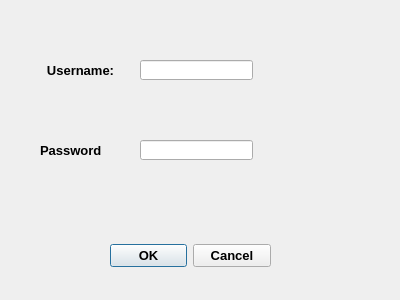
<?xml version="1.0" encoding="UTF-8"?>
<ui version="4.0">
 <class>Login</class>
 <widget class="QDialog" name="Login">
  <property name="geometry">
   <rect>
    <x>0</x>
    <y>0</y>
    <width>400</width>
    <height>300</height>
   </rect>
  </property>
  <property name="font">
   <font>
    <family>Segoe UI</family>
    <pointsize>10</pointsize>
    <weight>75</weight>
    <bold>true</bold>
   </font>
  </property>
  <property name="cursor">
   <cursorShape>ArrowCursor</cursorShape>
  </property>
  <property name="windowTitle">
   <string>Dialog</string>
  </property>
  <widget class="QDialogButtonBox" name="buttonBox">
   <property name="geometry">
    <rect>
     <x>110</x>
     <y>240</y>
     <width>161</width>
     <height>32</height>
    </rect>
   </property>
   <property name="orientation">
    <enum>Qt::Horizontal</enum>
   </property>
   <property name="standardButtons">
    <set>QDialogButtonBox::Cancel|QDialogButtonBox::Ok</set>
   </property>
  </widget>
  <widget class="QLineEdit" name="lineEdit">
   <property name="geometry">
    <rect>
     <x>140</x>
     <y>60</y>
     <width>113</width>
     <height>20</height>
    </rect>
   </property>
   <property name="text">
    <string extracomment="Type Your Username Here"/>
   </property>
   <property name="placeholderText">
    <string extracomment="Username"/>
   </property>
   <property name="clearButtonEnabled">
    <bool>true</bool>
   </property>
  </widget>
  <widget class="QLineEdit" name="lineEdit_2">
   <property name="geometry">
    <rect>
     <x>140</x>
     <y>140</y>
     <width>113</width>
     <height>20</height>
    </rect>
   </property>
   <property name="placeholderText">
    <string extracomment="Password"/>
   </property>
   <property name="clearButtonEnabled">
    <bool>true</bool>
   </property>
  </widget>
  <widget class="QLabel" name="label">
   <property name="geometry">
    <rect>
     <x>40</x>
     <y>60</y>
     <width>81</width>
     <height>21</height>
    </rect>
   </property>
   <property name="text">
    <string>Username:</string>
   </property>
   <property name="textFormat">
    <enum>Qt::RichText</enum>
   </property>
   <property name="scaledContents">
    <bool>true</bool>
   </property>
   <property name="alignment">
    <set>Qt::AlignCenter</set>
   </property>
  </widget>
  <widget class="QLabel" name="label_2">
   <property name="geometry">
    <rect>
     <x>40</x>
     <y>140</y>
     <width>61</width>
     <height>21</height>
    </rect>
   </property>
   <property name="text">
    <string>Password:</string>
   </property>
   <property name="textFormat">
    <enum>Qt::RichText</enum>
   </property>
   <property name="scaledContents">
    <bool>true</bool>
   </property>
   <property name="alignment">
    <set>Qt::AlignCenter</set>
   </property>
  </widget>
 </widget>
 <resources/>
 <connections>
  <connection>
   <sender>buttonBox</sender>
   <signal>accepted()</signal>
   <receiver>Login</receiver>
   <slot>accept()</slot>
   <hints>
    <hint type="sourcelabel">
     <x>248</x>
     <y>254</y>
    </hint>
    <hint type="destinationlabel">
     <x>157</x>
     <y>274</y>
    </hint>
   </hints>
  </connection>
  <connection>
   <sender>buttonBox</sender>
   <signal>rejected()</signal>
   <receiver>Login</receiver>
   <slot>reject()</slot>
   <hints>
    <hint type="sourcelabel">
     <x>316</x>
     <y>260</y>
    </hint>
    <hint type="destinationlabel">
     <x>286</x>
     <y>274</y>
    </hint>
   </hints>
  </connection>
 </connections>
</ui>
